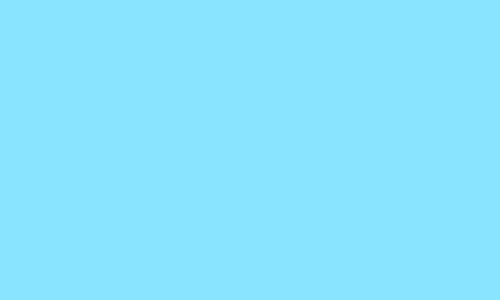
Frame 1 (no input)
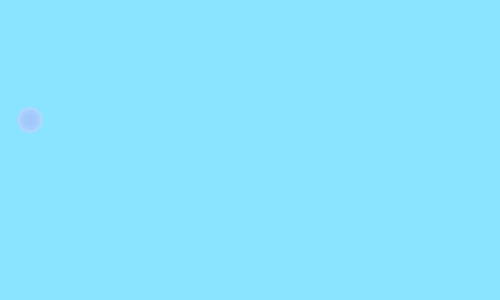
Frame 60 (the mouse pressed at the canvas centre just before this capture)
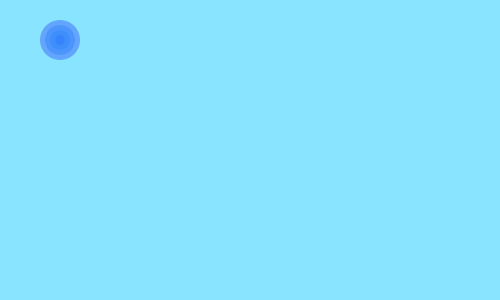
Frame 120 (the mouse held since frame 60 and released just before this capture)

The Processing sketch that drew these frames (run headless with seeded random() and noise(); from frame 60 on, the mouse is pressed at the canvas centre):

// Processing sketch: processing_182908
// ── processing_182908.pde

int x=-400;
int y=450;
void setup(){
  size(500,300);
  smooth();
  noStroke();
}
int xspeed=3;
int yspeed=3;
void draw(){
  //for (int i=0; i<100; i=i+10){
  background(137,229,255);
  frameRate(30);
  //pushMatrix();
  //translate(0,50);
  //rotate(radians(15));
  rectMode(CENTER);
  fill(255,192,137);
  rect(x,80,80,60,40);
  //popMatrix();
  //triangle(x-50,30,x-50,70,x,50);
  x=x+xspeed;
  y=y-yspeed;
  if ((x<=-400)||(x>=600)){
    xspeed=xspeed*-1;}
  if (xspeed>0){
    triangle(x-75,50,x-65,110,x,80);
    fill(251,126,67);
    rect(x-10,90,20,15,0,0,75,0);
  } 
  fill(255,192,137);
  if (xspeed<0){
    triangle(x+75,50,x+65,110,x,80);
    fill(251,126,67);
    rect(x+10,90,20,15,0,0,0,75);
  }
//}
   if (xspeed>0){
     fill(0);
     ellipse(x+5,65,15,15);
     fill(255);
     ellipse(x+6,60,6,6);
   }
   if (xspeed<0){
     fill(0);
     ellipse(x-5,65,15,15);
     fill(255);
     ellipse(x-2,62,6,6);
     noFill();
     stroke(0);
     strokeWeight(2);
     line(x,59,x-10,55);
   }
   noStroke();
    if (xspeed<0){//shark
     fill(150);
     rectMode(CORNER);
     rect(x+150,50,130,80,50);
     fill(255);
     triangle(x+175,70,x+195,65,x+195,75);
     fill(150);
     triangle(x+245,90,x+315,50,x+315,130);
     triangle(x+195,50,x+240,50,x+240,20);
    }
   for (int i=0; i<100; i=i+20){
   float r=random(255);
   fill(40,191,r,100);
   ellipse(x,y,i,i);
   if (y<=0){
     y=350;
   }
   fill(40,r,251,100);
   ellipse(x+100,y-50,i/2,i/2);
   fill(r,191,251,100);
   ellipse(x+250,y-150,i/3,i/3);
   }
}
